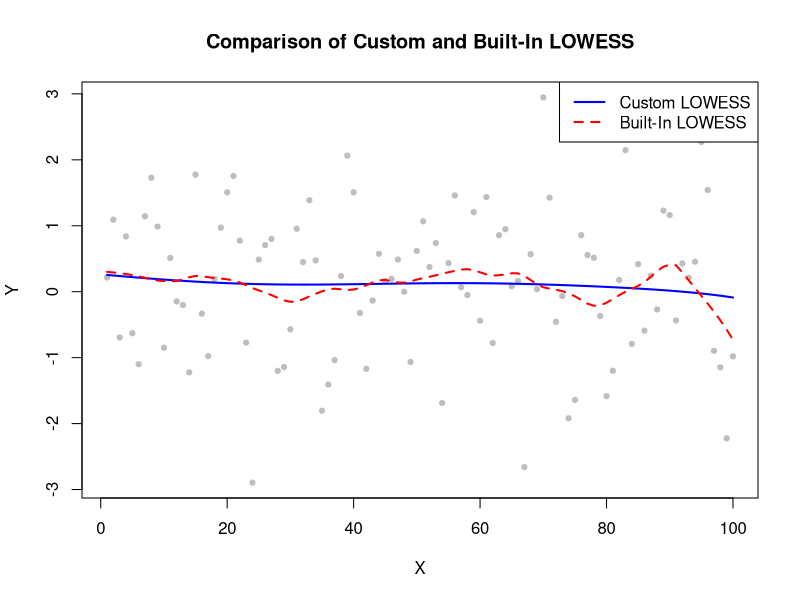

The R script that drew this image:
## ---- chunk 1
set.seed(1)
# First step
# Creating x as a sequence from 1 to 100
x <- seq(1,100, by = 1)
# Y as noisy sine wave
y <- sin(x) + rnorm(100)

# Second step: Lowess algorithm
customLowess <- function(x, y, f = 0.2) {
  n <- length(x)
  smoothed_y <- numeric(n)

  # Calculate smooth values using weighted least squares
  for (i in 1:n) {
    # Calculate distances to the point i
    distances <- abs(x - x[i])
    
    # Compute weights for LOWESS (triangular kernel)
    weights <- exp(-(distances^2) / (2 * (f * diff(range(x)))^2))
    
    # Perform weighted least squares fitting
    weighted_fit <- lm(y ~ x, weights = weights)
    
    # Store the smoothed value for point i
    smoothed_y[i] <- predict(weighted_fit, newdata = data.frame(x = x[i]))
  }
  
  return(smoothed_y)
}

# Third step: Use R's Built-in lowess()
lowess_fit <- lowess(x, y, f = 0.2, iter = 0)

# Fourth step: Plot the Results
plot(x, y, main = "Comparison of Custom and Built-In LOWESS",
     xlab = "X", ylab = "Y", pch = 19, col = "gray", cex = 0.7)
lines(x, customLowess(x, y, f = 0.2), col = "blue", lwd = 2)
lines(lowess_fit$x, lowess_fit$y, col = "red", lwd = 2, lty = 2)
legend("topright", legend = c("Custom LOWESS", "Built-In LOWESS"),
       col = c("blue", "red"), lwd = 2, lty = c(1, 2))

